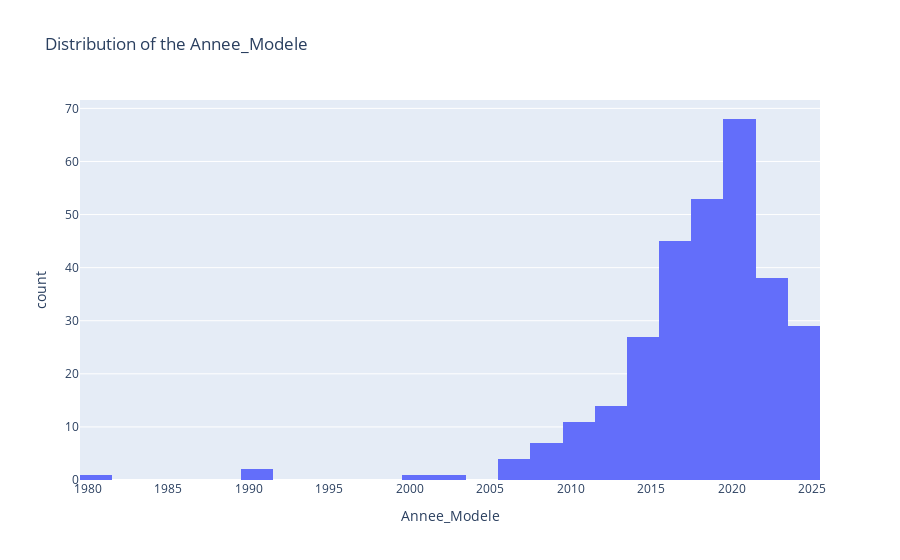

Source (notebook cell):
### Code cell
fig=px.histogram(data,
                 x="Annee_Modele",
                 hover_data=data.columns,
                 title="Distribution of the Annee_Modele")
fig.show()

### Figure 1 — Plotly figure (JSON) as saved in the notebook; plotly's stock layout.template omitted (floating-point values rounded to 4 significant figures; data arrays with more than 128 entries replaced by an {"elided": "..."} marker saying what was removed)
{"data": [{"alignmentgroup": "True", "bingroup": "x", "hovertemplate": "Annee_Modele=%{x}<br>count=%{y}<extra></extra>", "legendgroup": "", "marker": {"color": "#636efa", "pattern": {"shape": ""}}, "name": "", "offsetgroup": "", "orientation": "v", "showlegend": false, "type": "histogram", "x": {"elided": "301 int values"}, "xaxis": "x", "yaxis": "y"}], "layout": {"barmode": "relative", "legend": {"tracegroupgap": 0}, "title": {"text": "Distribution of the Annee_Modele"}, "xaxis": {"anchor": "y", "domain": [0, 1], "title": {"text": "Annee_Modele"}}, "yaxis": {"anchor": "x", "domain": [0, 1], "title": {"text": "count"}}}}
